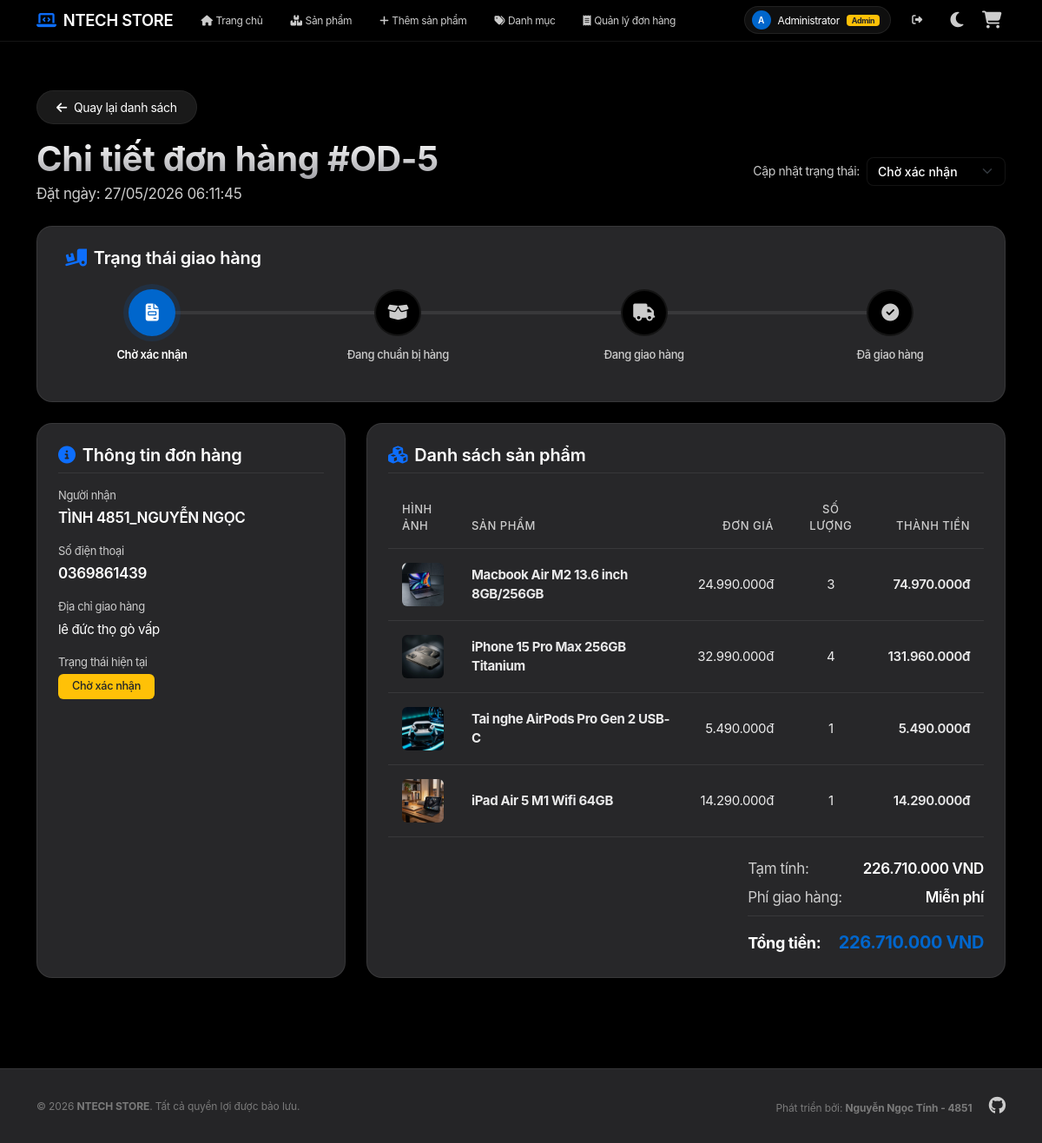
Screenshot of /Order/show/5 (signed in) with the database file from the repository.
### tables this page shows
CREATE TABLE `orders` (
  `id` int NOT NULL AUTO_INCREMENT,
  `account_id` int DEFAULT NULL,
  `name` varchar(255) NOT NULL,
  `phone` varchar(20) NOT NULL,
  `address` text NOT NULL,
  `coupon_code` varchar(50) DEFAULT NULL,
  `discount_amount` decimal(15,2) DEFAULT '0.00',
  `total_amount` decimal(15,2) DEFAULT '0.00',
  `status` varchar(50) DEFAULT 'Chờ xác nhận',
  `created_at` timestamp NULL DEFAULT CURRENT_TIMESTAMP,
  PRIMARY KEY (`id`),
  KEY `fk_orders_account` (`account_id`),
  CONSTRAINT `fk_orders_account` FOREIGN KEY (`account_id`) REFERENCES `account` (`id`) ON DELETE SET NULL
);

CREATE TABLE `order_details` (
  `id` int NOT NULL AUTO_INCREMENT,
  `order_id` int NOT NULL,
  `product_id` int NOT NULL,
  `quantity` int NOT NULL,
  `price` decimal(15,2) DEFAULT NULL,
  PRIMARY KEY (`id`),
  KEY `order_id` (`order_id`),
  CONSTRAINT `order_details_ibfk_1` FOREIGN KEY (`order_id`) REFERENCES `orders` (`id`) ON DELETE CASCADE
);

CREATE TABLE `product` (
  `id` int NOT NULL AUTO_INCREMENT,
  `name` varchar(100) NOT NULL,
  `slug` varchar(255) DEFAULT NULL,
  `description` text,
  `price` decimal(15,2) DEFAULT NULL,
  `sale_price` decimal(15,2) DEFAULT NULL,
  `stock` int DEFAULT '0',
  `image` varchar(255) DEFAULT NULL,
  `category_id` int DEFAULT NULL,
  `is_featured` tinyint(1) DEFAULT '0',
  `brand` varchar(50) DEFAULT NULL,
  PRIMARY KEY (`id`),
  UNIQUE KEY `slug` (`slug`),
  KEY `category_id` (`category_id`),
  CONSTRAINT `product_ibfk_1` FOREIGN KEY (`category_id`) REFERENCES `category` (`id`) ON DELETE SET NULL
);

### app/controllers/OrderController.php (called while the page is built, shortened)
<?php
require_once('app/config/database.php');
require_once('app/models/OrderModel.php');
require_once('app/helpers/SessionHelper.php');
class OrderController
{
    private $orderModel;
    public function __construct()
    {
        $this->db = (new Database())->getConnection();
        $this->orderModel = new OrderModel($this->db);
    }
    public function show($id)
    {
        $order = $this->orderModel->getOrderById($id);
        $details = $this->orderModel->getOrderDetails($id);
        include 'app/views/order/detail.php';
    }
}
?>

### index.php (called while the page is built, shortened)
<?php
require_once 'app/helpers/SessionHelper.php';
$url = $_GET['url'] ?? '';
$url = rtrim($url, '/');
$url = filter_var($url, FILTER_SANITIZE_URL);
$url = explode('/', $url);
$action = isset($url[1]) && $url[1] != '' ? $url[1] : 'index';
$controller = new $controllerName();
call_user_func_array([$controller, $action], array_slice($url, 2));
?>

### app/config/database.php (called while the page is built, shortened)
<?php
class Database {
    private $host = "localhost";
    private $db_name = "my_store";
    private $username = "root";
    private $password = "";
    public function getConnection() {
        $this->conn = null;
        try {
            $this->conn = new PDO("mysql:host=" . $this->host . ";dbname=" . $this->db_name, $this->username, $this->password);
            $this->conn->exec("SET NAMES utf8mb4");
            $this->conn->setAttribute(PDO::ATTR_ERRMODE, PDO::ERRMODE_EXCEPTION);
        } catch(PDOException $exception) {
            echo "Connection error: " . $exception->getMessage();
        }
        return $this->conn;
    }
}
?>

### app/models/OrderModel.php (called while the page is built, shortened)
<?php
class OrderModel
{
    private $conn;
    private $table_name = "orders";
    public function __construct($db)
    {
        $this->conn = $db;
    }
    public function getOrderById($orderId)
    {
        $query = "SELECT o.*, a.username, a.fullname
                  FROM " . $this->table_name . " o
                  LEFT JOIN account a ON o.account_id = a.id
                  WHERE o.id = :id";
        $stmt = $this->conn->prepare($query);
        $stmt->bindParam(':id', $orderId, PDO::PARAM_INT);
        $stmt->execute();
        return $stmt->fetch(PDO::FETCH_OBJ);
    }
    public function getOrderDetails($orderId)
    {
        $query = "SELECT od.*, p.name as product_name, p.image as product_image
                  FROM order_details od
                  JOIN product p ON od.product_id = p.id
                  WHERE od.order_id = :order_id";
        $stmt = $this->conn->prepare($query);
        $stmt->bindParam(':order_id', $orderId, PDO::PARAM_INT);
        $stmt->execute();
        return $stmt->fetchAll(PDO::FETCH_OBJ);
    }
}
?>

### app/helpers/SessionHelper.php (called while the page is built, shortened)
<?php
class SessionHelper {
    public static function isAdmin() {
        return isset($_SESSION['username']) && isset($_SESSION['user_role']) && $_SESSION['user_role'] === 'admin';
    }
}

### app/views/order/detail.php (the view, shortened to what this page needs)
<?php include 'app/views/shares/header.php'; ?>
<?php
$subtotal = 0;
foreach ($details as $item) {
    $subtotal += $item->price * $item->quantity;
}
$shipping_fee = $subtotal >= 50000000 ? 0 : 100000;
$statuses = ['Chờ xác nhận', 'Đang chuẩn bị hàng', 'Đang giao hàng', 'Đã giao hàng'];
$currentStatusIndex = array_search($order->status, $statuses);
?>
<div class="mb-4">
    <a href="<?php echo BASE_URL; ?>/Order" class="btn btn-glass-secondary btn-sm mb-3">
        <i class="fa-solid fa-arrow-left me-2"></i>Quay lại danh sách
    </a>
    <div class="row align-items-center">
        <div class="col-md-6">
            <h1 class="text-gradient fw-bold mb-1">Chi tiết đơn hàng #OD-<?php echo $order->id; ?></h1>
            <p class="text-muted mb-0">Đặt ngày: <?php echo date('d/m/Y H:i:s', strtotime($order->created_at)); ?></p>
        </div>
        <?php if (SessionHelper::isAdmin()): ?>
            <div class="col-md-6 text-md-end mt-3 mt-md-0">
                <form action="<?php echo BASE_URL; ?>/Order/updateStatus" method="POST" class="d-inline-flex align-items-center gap-2">
                    <label for="statusSelect" class="text-muted text-nowrap mb-0" style="font-size: 14px;">Cập nhật trạng thái:</label>
                    <select id="statusSelect" name="status" class="form-select form-select-sm status-dropdown" onchange="this.form.submit()">
                        <?php foreach ($statuses as $st): ?>
                            <option value="<?php echo $st; ?>" <?php echo $order->status === $st ? 'selected' : ''; ?>><?php echo $st; ?></option>
                        <?php endforeach; ?>
                    </select>
                </form>
            </div>
        <?php endif; ?>
    </div>
</div>
<div class="glass-card mb-4 py-4">
    <h5 class="fw-semibold mb-4 text-center text-md-start"><i class="fa-solid fa-truck-ramp-box me-2 text-primary"></i>Trạng thái giao hàng</h5>
    <div class="timeline-container">
        <div class="timeline-line">
        </div>
        <div class="timeline-step <?php echo $currentStatusIndex >= 0 ? 'active' : ''; ?>">
            <div class="timeline-icon">
                <i class="fa-solid fa-file-invoice"></i>
            </div>
            <div class="timeline-label">Chờ xác nhận</div>
        </div>
        <div class="timeline-step <?php echo $currentStatusIndex >= 1 ? 'active' : ''; ?>">
            <div class="timeline-icon">
                <i class="fa-solid fa-box-open"></i>
            </div>
            <div class="timeline-label">Đang chuẩn bị hàng</div>
        </div>
        <div class="timeline-step <?php echo $currentStatusIndex >= 2 ? 'active' : ''; ?>">
            <div class="timeline-icon">
                <i class="fa-solid fa-truck"></i>
            </div>
            <div class="timeline-label">Đang giao hàng</div>
        </div>
        <div class="timeline-step <?php echo $currentStatusIndex >= 3 ? 'active' : ''; ?>">
            <div class="timeline-icon">
                <i class="fa-solid fa-circle-check"></i>
            </div>
            <div class="timeline-label">Đã giao hàng</div>
        </div>
    </div>
</div>
<div class="row">
    <div class="col-lg-4 mb-4">
        <div class="glass-card h-100 p-4">
            <h5 class="fw-semibold mb-3 border-bottom pb-2" style="border-color: var(--glass-border) !important;">
                <i class="fa-solid fa-circle-info me-2 text-primary"></i>Thông tin đơn hàng
            </h5>
            <div class="mb-3">
                <label class="text-muted d-block mb-1" style="font-size: 13px;">Người nhận</label>
                <span class="fw-semibold" style="color: var(--text-main);"><?php echo htmlspecialchars($order->name, ENT_QUOTES, 'UTF-8'); ?></span>
            </div>
            <div class="mb-3">
                <label class="text-muted d-block mb-1" style="font-size: 13px;">Số điện thoại</label>
                <span class="fw-semibold" style="color: var(--text-main);"><?php echo htmlspecialchars($order->phone, ENT_QUOTES, 'UTF-8'); ?></span>
            </div>
            <div class="mb-3">
                <label class="text-muted d-block mb-1" style="font-size: 13px;">Địa chỉ giao hàng</label>
                <span style="color: var(--text-main); font-size: 15px;"><?php echo htmlspecialchars($order->address, ENT_QUOTES, 'UTF-8'); ?></span>
            </div>
            <div class="mb-3">
                <label class="text-muted d-block mb-1" style="font-size: 13px;">Trạng thái hiện tại</label>
                <?php
                $badgeClass = 'bg-secondary';
                if ($order->status === 'Chờ xác nhận') $badgeClass = 'bg-warning text-dark';
                elseif ($order->status === 'Đang chuẩn bị hàng') $badgeClass = 'bg-info text-dark';
                elseif ($order->status === 'Đang giao hàng') $badgeClass = 'bg-primary';
                elseif ($order->status === 'Đã giao hàng') $badgeClass = 'bg-success';
                ?>
                <span class="badge <?php echo $badgeClass; ?> px-3 py-2 font-size-14" style="border-radius: 6px; font-weight: 500;">
                    <?php echo htmlspecialchars($order->status, ENT_QUOTES, 'UTF-8'); ?>
                </span>
            </div>
        </div>
    </div>
    <div class="col-lg-8 mb-4">
        <div class="glass-card h-100 p-4">
            <h5 class="fw-semibold mb-3 border-bottom pb-2" style="border-color: var(--glass-border) !important;">
                <i class="fa-solid fa-cubes me-2 text-primary"></i>Danh sách sản phẩm
            </h5>
            <div class="table-responsive">
                <table class="table table-premium align-middle mb-4">
                    <thead>
                        <tr>
                            <th>Hình ảnh</th>
                            <th>Sản phẩm</th>
                            <th class="text-end">Đơn giá</th>
                            <th class="text-center">Số lượng</th>
                            <th class="text-end">Thành tiền</th>
                        </tr>
                    </thead>
                    <tbody>
                        <?php foreach ($details as $item): ?>
                            <tr>
                                <td style="width: 80px;">
                                    <?php if (!empty($item->product_image) && file_exists($item->product_image)): ?>
                                        <img src="<?php echo BASE_URL . '/' . $item->product_image; ?>" alt="Product image" class="img-fluid rounded" style="width: 50px; height: 50px; object-fit: cover;">
                                    <?php else: ?>
                                        <div class="bg-secondary rounded d-flex align-items-center justify-content-center" style="width: 50px; height: 50px;">
                                            <i class="fa-regular fa-image text-white"></i>
                                        </div>
                                    <?php endif; ?>
                                </td>
                                <td>
                                    <strong style="color: var(--text-main);"><?php echo htmlspecialchars($item->product_name, ENT_QUOTES, 'UTF-8'); ?></strong>
                                </td>
                                <td class="text-end"><?php echo number_format($item->price, 0, ',', '.'); ?>đ</td>
                                <td class="text-center"><?php echo $item->quantity; ?></td>
                                <td class="text-end fw-semibold" style="color: var(--text-main);"><?php echo number_format($item->price * $item->quantity, 0, ',', '.'); ?>đ</td>
                            </tr>
                        <?php endforeach; ?>
                    </tbody>
                </table>
            </div>
            <div class="row justify-content-end">
                <div class="col-md-6 col-lg-5">
                    <div class="d-flex justify-content-between mb-2">
                        <span class="text-muted">Tạm tính:</span>
                        <span class="fw-semibold text-main"><?php echo number_format($subtotal, 0, ',', '.'); ?> VND</span>
                    </div>
                    <div class="d-flex justify-content-between mb-3 border-bottom pb-2" style="border-color: var(--glass-border) !important;">
                        <span class="text-muted">Phí giao hàng:</span>
                        <span class="fw-semibold text-main"><?php echo $shipping_fee > 0 ? number_format($shipping_fee, 0, ',', '.') . ' VND' : 'Miễn phí'; ?></span>
                    </div>
                    <div class="d-flex justify-content-between align-items-center">
                        <strong class="text-main" style="font-size: 18px;">Tổng tiền:</strong>
                        <strong style="color: var(--primary); font-size: 20px;"><?php echo number_format($order->total_amount, 0, ',', '.'); ?> VND</strong>
                    </div>
                </div>
            </div>
        </div>
    </div>
</div>
<?php include 'app/views/shares/footer.php'; ?>

### rows the page displays
orders: id "5", created_at "27/05/2026 06:11:45", status "Chờ xác nhận", name "TÌNH 4851_NGUYỄN NGỌC", phone "0369861439", address "lê đức thọ gò vấp", total_amount "226.710.000"
order_details: product.image (picture), product.name "Macbook Air M2 13.6 inch 8GB/256GB", price "24.990.000", quantity "3", $item->price * $item->quantity "74.970.000"
order_details: product.image (picture), product.name "iPhone 15 Pro Max 256GB Titanium", price "32.990.000", quantity "4", $item->price * $item->quantity "131.960.000"
order_details: product.image (picture), product.name "Tai nghe AirPods Pro Gen 2 USB-C", price "5.490.000", quantity "1", $item->price * $item->quantity "5.490.000"
order_details: product.image (picture), product.name "iPad Air 5 M1 Wifi 64GB", price "14.290.000", quantity "1", $item->price * $item->quantity "14.290.000"

### other values shown
substr($currentUsername, 0, 1) "A"
$currentFullname "Administrator"
$subtotal "226.710.000"
